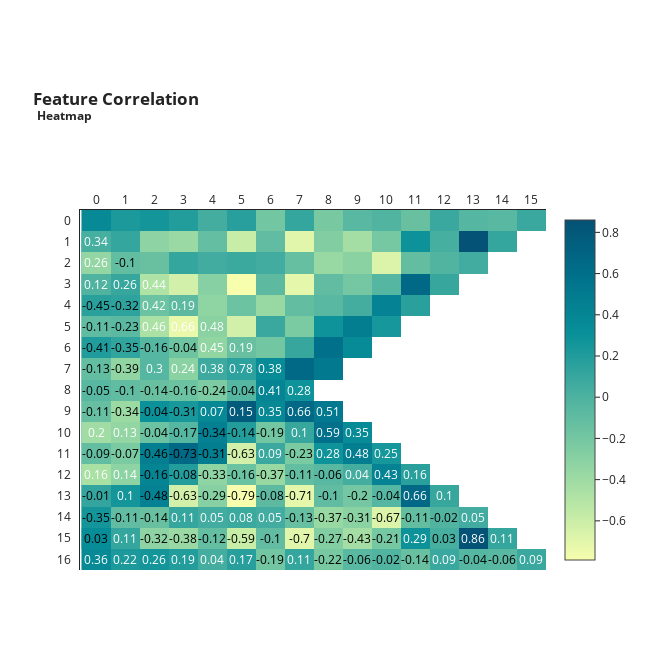

Notebook code for this chart:
### Code cell
plot_correlation(df_train)

### Figure 1 — Plotly figure (JSON) as saved in the notebook; plotly's stock layout.template omitted (floating-point values rounded to 4 significant figures; data arrays with more than 128 entries replaced by an {"elided": "..."} marker saying what was removed)
{"data": [{"colorscale": [[0, "rgb(247, 254, 174)"], [0.1667, "rgb(183, 230, 165)"], [0.3333, "rgb(124, 203, 162)"], [0.5, "rgb(70, 174, 160)"], [0.6667, "rgb(8, 144, 153)"], [0.8333, "rgb(0, 113, 139)"], [1, "rgb(4, 82, 117)"]], "reversescale": false, "showscale": false, "type": "heatmap", "x": [0, 1, 2, 3, 4, 5, 6, 7, 8, 9, 10, 11, 12, 13, 14, 15], "y": [16, 15, 14, 13, 12, 11, 10, 9, 8, 7, 6, 5, 4, 3, 2, 1], "z": {"elided": "16 rows, 136 float values in total"}}, {"colorscale": [[0, "rgb(247, 254, 174)"], [0.1667, "rgb(183, 230, 165)"], [0.3333, "rgb(124, 203, 162)"], [0.5, "rgb(70, 174, 160)"], [0.6667, "rgb(8, 144, 153)"], [0.8333, "rgb(0, 113, 139)"], [1, "rgb(4, 82, 117)"]], "showscale": true, "type": "heatmap", "visible": true, "z": {"elided": "16 rows, 136 float values in total"}}], "layout": {"annotations": [{"font": {"color": "#FFFFFF"}, "showarrow": false, "text": "0.36", "x": 0, "xref": "x", "y": 16, "yref": "y"}, {"font": {"color": "#FFFFFF"}, "showarrow": false, "text": "0.22", "x": 1, "xref": "x", "y": 16, "yref": "y"}, {"font": {"color": "#FFFFFF"}, "showarrow": false, "text": "0.26", "x": 2, "xref": "x", "y": 16, "yref": "y"}, {"font": {"color": "#FFFFFF"}, "showarrow": false, "text": "0.19", "x": 3, "xref": "x", "y": 16, "yref": "y"}, {"font": {"color": "#FFFFFF"}, "showarrow": false, "text": "0.04", "x": 4, "xref": "x", "y": 16, "yref": "y"}, {"font": {"color": "#FFFFFF"}, "showarrow": false, "text": "0.17", "x": 5, "xref": "x", "y": 16, "yref": "y"}, {"font": {"color": "#000000"}, "showarrow": false, "text": "-0.19", "x": 6, "xref": "x", "y": 16, "yref": "y"}, {"font": {"color": "#FFFFFF"}, "showarrow": false, "text": "0.11", "x": 7, "xref": "x", "y": 16, "yref": "y"}, {"font": {"color": "#000000"}, "showarrow": false, "text": "-0.22", "x": 8, "xref": "x", "y": 16, "yref": "y"}, {"font": {"color": "#000000"}, "showarrow": false, "text": "-0.06", "x": 9, "xref": "x", "y": 16, "yref": "y"}, {"font": {"color": "#000000"}, "showarrow": false, "text": "-0.02", "x": 10, "xref": "x", "y": 16, "yref": "y"}, {"font": {"color": "#000000"}, "showarrow": false, "text": "-0.14", "x": 11, "xref": "x", "y": 16, "yref": "y"}, {"font": {"color": "#FFFFFF"}, "showarrow": false, "text": "0.09", "x": 12, "xref": "x", "y": 16, "yref": "y"}, {"font": {"color": "#000000"}, "showarrow": false, "text": "-0.04", "x": 13, "xref": "x", "y": 16, "yref": "y"}, {"font": {"color": "#000000"}, "showarrow": false, "text": "-0.06", "x": 14, "xref": "x", "y": 16, "yref": "y"}, {"font": {"color": "#FFFFFF"}, "showarrow": false, "text": "0.09", "x": 15, "xref": "x", "y": 16, "yref": "y"}, {"font": {"color": "#000000"}, "showarrow": false, "text": "0.03", "x": 0, "xref": "x", "y": 15, "yref": "y"}, {"font": {"color": "#FFFFFF"}, "showarrow": false, "text": "0.11", "x": 1, "xref": "x", "y": 15, "yref": "y"}, {"font": {"color": "#000000"}, "showarrow": false, "text": "-0.32", "x": 2, "xref": "x", "y": 15, "yref": "y"}, {"font": {"color": "#000000"}, "showarrow": false, "text": "-0.38", "x": 3, "xref": "x", "y": 15, "yref": "y"}, {"font": {"color": "#000000"}, "showarrow": false, "text": "-0.12", "x": 4, "xref": "x", "y": 15, "yref": "y"}, {"font": {"color": "#000000"}, "showarrow": false, "text": "-0.59", "x": 5, "xref": "x", "y": 15, "yref": "y"}, {"font": {"color": "#000000"}, "showarrow": false, "text": "-0.1", "x": 6, "xref": "x", "y": 15, "yref": "y"}, {"font": {"color": "#000000"}, "showarrow": false, "text": "-0.7", "x": 7, "xref": "x", "y": 15, "yref": "y"}, {"font": {"color": "#000000"}, "showarrow": false, "text": "-0.27", "x": 8, "xref": "x", "y": 15, "yref": "y"}, {"font": {"color": "#000000"}, "showarrow": false, "text": "-0.43", "x": 9, "xref": "x", "y": 15, "yref": "y"}, {"font": {"color": "#000000"}, "showarrow": false, "text": "-0.21", "x": 10, "xref": "x", "y": 15, "yref": "y"}, {"font": {"color": "#FFFFFF"}, "showarrow": false, "text": "0.29", "x": 11, "xref": "x", "y": 15, "yref": "y"}, {"font": {"color": "#000000"}, "showarrow": false, "text": "0.03", "x": 12, "xref": "x", "y": 15, "yref": "y"}, {"font": {"color": "#FFFFFF"}, "showarrow": false, "text": "0.86", "x": 13, "xref": "x", "y": 15, "yref": "y"}, {"font": {"color": "#FFFFFF"}, "showarrow": false, "text": "0.11", "x": 14, "xref": "x", "y": 15, "yref": "y"}, {"font": {"color": "#000000"}, "showarrow": false, "text": "-0.35", "x": 0, "xref": "x", "y": 14, "yref": "y"}, {"font": {"color": "#000000"}, "showarrow": false, "text": "-0.11", "x": 1, "xref": "x", "y": 14, "yref": "y"}, {"font": {"color": "#000000"}, "showarrow": false, "text": "-0.14", "x": 2, "xref": "x", "y": 14, "yref": "y"}, {"font": {"color": "#FFFFFF"}, "showarrow": false, "text": "0.11", "x": 3, "xref": "x", "y": 14, "yref": "y"}, {"font": {"color": "#FFFFFF"}, "showarrow": false, "text": "0.05", "x": 4, "xref": "x", "y": 14, "yref": "y"}, {"font": {"color": "#FFFFFF"}, "showarrow": false, "text": "0.08", "x": 5, "xref": "x", "y": 14, "yref": "y"}, {"font": {"color": "#FFFFFF"}, "showarrow": false, "text": "0.05", "x": 6, "xref": "x", "y": 14, "yref": "y"}, {"font": {"color": "#000000"}, "showarrow": false, "text": "-0.13", "x": 7, "xref": "x", "y": 14, "yref": "y"}, {"font": {"color": "#000000"}, "showarrow": false, "text": "-0.37", "x": 8, "xref": "x", "y": 14, "yref": "y"}, {"font": {"color": "#000000"}, "showarrow": false, "text": "-0.31", "x": 9, "xref": "x", "y": 14, "yref": "y"}, {"font": {"color": "#000000"}, "showarrow": false, "text": "-0.67", "x": 10, "xref": "x", "y": 14, "yref": "y"}, {"font": {"color": "#000000"}, "showarrow": false, "text": "-0.11", "x": 11, "xref": "x", "y": 14, "yref": "y"}, {"font": {"color": "#000000"}, "showarrow": false, "text": "-0.02", "x": 12, "xref": "x", "y": 14, "yref": "y"}, {"font": {"color": "#FFFFFF"}, "showarrow": false, "text": "0.05", "x": 13, "xref": "x", "y": 14, "yref": "y"}, {"font": {"color": "#000000"}, "showarrow": false, "text": "-0.01", "x": 0, "xref": "x", "y": 13, "yref": "y"}, {"font": {"color": "#FFFFFF"}, "showarrow": false, "text": "0.1", "x": 1, "xref": "x", "y": 13, "yref": "y"}, {"font": {"color": "#000000"}, "showarrow": false, "text": "-0.48", "x": 2, "xref": "x", "y": 13, "yref": "y"}, {"font": {"color": "#000000"}, "showarrow": false, "text": "-0.63", "x": 3, "xref": "x", "y": 13, "yref": "y"}, {"font": {"color": "#000000"}, "showarrow": false, "text": "-0.29", "x": 4, "xref": "x", "y": 13, "yref": "y"}, {"font": {"color": "#000000"}, "showarrow": false, "text": "-0.79", "x": 5, "xref": "x", "y": 13, "yref": "y"}, {"font": {"color": "#000000"}, "showarrow": false, "text": "-0.08", "x": 6, "xref": "x", "y": 13, "yref": "y"}, {"font": {"color": "#000000"}, "showarrow": false, "text": "-0.71", "x": 7, "xref": "x", "y": 13, "yref": "y"}, {"font": {"color": "#000000"}, "showarrow": false, "text": "-0.1", "x": 8, "xref": "x", "y": 13, "yref": "y"}, {"font": {"color": "#000000"}, "showarrow": false, "text": "-0.2", "x": 9, "xref": "x", "y": 13, "yref": "y"}, {"font": {"color": "#000000"}, "showarrow": false, "text": "-0.04", "x": 10, "xref": "x", "y": 13, "yref": "y"}, {"font": {"color": "#FFFFFF"}, "showarrow": false, "text": "0.66", "x": 11, "xref": "x", "y": 13, "yref": "y"}, {"font": {"color": "#FFFFFF"}, "showarrow": false, "text": "0.1", "x": 12, "xref": "x", "y": 13, "yref": "y"}, {"font": {"color": "#FFFFFF"}, "showarrow": false, "text": "0.16", "x": 0, "xref": "x", "y": 12, "yref": "y"}, {"font": {"color": "#FFFFFF"}, "showarrow": false, "text": "0.14", "x": 1, "xref": "x", "y": 12, "yref": "y"}, {"font": {"color": "#000000"}, "showarrow": false, "text": "-0.16", "x": 2, "xref": "x", "y": 12, "yref": "y"}, {"font": {"color": "#000000"}, "showarrow": false, "text": "-0.08", "x": 3, "xref": "x", "y": 12, "yref": "y"}, {"font": {"color": "#000000"}, "showarrow": false, "text": "-0.33", "x": 4, "xref": "x", "y": 12, "yref": "y"}, {"font": {"color": "#000000"}, "showarrow": false, "text": "-0.16", "x": 5, "xref": "x", "y": 12, "yref": "y"}, {"font": {"color": "#000000"}, "showarrow": false, "text": "-0.37", "x": 6, "xref": "x", "y": 12, "yref": "y"}, {"font": {"color": "#000000"}, "showarrow": false, "text": "-0.11", "x": 7, "xref": "x", "y": 12, "yref": "y"}, {"font": {"color": "#000000"}, "showarrow": false, "text": "-0.06", "x": 8, "xref": "x", "y": 12, "yref": "y"}, {"font": {"color": "#FFFFFF"}, "showarrow": false, "text": "0.04", "x": 9, "xref": "x", "y": 12, "yref": "y"}, {"font": {"color": "#FFFFFF"}, "showarrow": false, "text": "0.43", "x": 10, "xref": "x", "y": 12, "yref": "y"}, {"font": {"color": "#FFFFFF"}, "showarrow": false, "text": "0.16", "x": 11, "xref": "x", "y": 12, "yref": "y"}, {"font": {"color": "#000000"}, "showarrow": false, "text": "-0.09", "x": 0, "xref": "x", "y": 11, "yref": "y"}, {"font": {"color": "#000000"}, "showarrow": false, "text": "-0.07", "x": 1, "xref": "x", "y": 11, "yref": "y"}, {"font": {"color": "#000000"}, "showarrow": false, "text": "-0.46", "x": 2, "xref": "x", "y": 11, "yref": "y"}, {"font": {"color": "#000000"}, "showarrow": false, "text": "-0.73", "x": 3, "xref": "x", "y": 11, "yref": "y"}, {"font": {"color": "#000000"}, "showarrow": false, "text": "-0.31", "x": 4, "xref": "x", "y": 11, "yref": "y"}, {"font": {"color": "#000000"}, "showarrow": false, "text": "-0.63", "x": 5, "xref": "x", "y": 11, "yref": "y"}, {"font": {"color": "#FFFFFF"}, "showarrow": false, "text": "0.09", "x": 6, "xref": "x", "y": 11, "yref": "y"}, {"font": {"color": "#000000"}, "showarrow": false, "text": "-0.23", "x": 7, "xref": "x", "y": 11, "yref": "y"}, {"font": {"color": "#FFFFFF"}, "showarrow": false, "text": "0.28", "x": 8, "xref": "x", "y": 11, "yref": "y"}, {"font": {"color": "#FFFFFF"}, "showarrow": false, "text": "0.48", "x": 9, "xref": "x", "y": 11, "yref": "y"}, {"font": {"color": "#FFFFFF"}, "showarrow": false, "text": "0.25", "x": 10, "xref": "x", "y": 11, "yref": "y"}, {"font": {"color": "#FFFFFF"}, "showarrow": false, "text": "0.2", "x": 0, "xref": "x", "y": 10, "yref": "y"}, {"font": {"color": "#FFFFFF"}, "showarrow": false, "text": "0.13", "x": 1, "xref": "x", "y": 10, "yref": "y"}, {"font": {"color": "#000000"}, "showarrow": false, "text": "-0.04", "x": 2, "xref": "x", "y": 10, "yref": "y"}, {"font": {"color": "#000000"}, "showarrow": false, "text": "-0.17", "x": 3, "xref": "x", "y": 10, "yref": "y"}, {"font": {"color": "#000000"}, "showarrow": false, "text": "-0.34", "x": 4, "xref": "x", "y": 10, "yref": "y"}, {"font": {"color": "#000000"}, "showarrow": false, "text": "-0.14", "x": 5, "xref": "x", "y": 10, "yref": "y"}, {"font": {"color": "#000000"}, "showarrow": false, "text": "-0.19", "x": 6, "xref": "x", "y": 10, "yref": "y"}, {"font": {"color": "#FFFFFF"}, "showarrow": false, "text": "0.1", "x": 7, "xref": "x", "y": 10, "yref": "y"}, {"font": {"color": "#FFFFFF"}, "showarrow": false, "text": "0.59", "x": 8, "xref": "x", "y": 10, "yref": "y"}, {"font": {"color": "#FFFFFF"}, "showarrow": false, "text": "0.35", "x": 9, "xref": "x", "y": 10, "yref": "y"}, {"font": {"color": "#000000"}, "showarrow": false, "text": "-0.11", "x": 0, "xref": "x", "y": 9, "yref": "y"}, {"font": {"color": "#000000"}, "showarrow": false, "text": "-0.34", "x": 1, "xref": "x", "y": 9, "yref": "y"}, {"font": {"color": "#000000"}, "showarrow": false, "text": "-0.04", "x": 2, "xref": "x", "y": 9, "yref": "y"}, {"font": {"color": "#000000"}, "showarrow": false, "text": "-0.31", "x": 3, "xref": "x", "y": 9, "yref": "y"}, {"font": {"color": "#FFFFFF"}, "showarrow": false, "text": "0.07", "x": 4, "xref": "x", "y": 9, "yref": "y"}, {"font": {"color": "#FFFFFF"}, "showarrow": false, "text": "0.15", "x": 5, "xref": "x", "y": 9, "yref": "y"}, {"font": {"color": "#FFFFFF"}, "showarrow": false, "text": "0.35", "x": 6, "xref": "x", "y": 9, "yref": "y"}, {"font": {"color": "#FFFFFF"}, "showarrow": false, "text": "0.66", "x": 7, "xref": "x", "y": 9, "yref": "y"}, {"font": {"color": "#FFFFFF"}, "showarrow": false, "text": "0.51", "x": 8, "xref": "x", "y": 9, "yref": "y"}, {"font": {"color": "#000000"}, "showarrow": false, "text": "-0.05", "x": 0, "xref": "x", "y": 8, "yref": "y"}, {"font": {"color": "#000000"}, "showarrow": false, "text": "-0.1", "x": 1, "xref": "x", "y": 8, "yref": "y"}, {"font": {"color": "#000000"}, "showarrow": false, "text": "-0.14", "x": 2, "xref": "x", "y": 8, "yref": "y"}, {"font": {"color": "#000000"}, "showarrow": false, "text": "-0.16", "x": 3, "xref": "x", "y": 8, "yref": "y"}, {"font": {"color": "#000000"}, "showarrow": false, "text": "-0.24", "x": 4, "xref": "x", "y": 8, "yref": "y"}, {"font": {"color": "#000000"}, "showarrow": false, "text": "-0.04", "x": 5, "xref": "x", "y": 8, "yref": "y"}, {"font": {"color": "#FFFFFF"}, "showarrow": false, "text": "0.41", "x": 6, "xref": "x", "y": 8, "yref": "y"}, {"font": {"color": "#FFFFFF"}, "showarrow": false, "text": "0.28", "x": 7, "xref": "x", "y": 8, "yref": "y"}, {"font": {"color": "#000000"}, "showarrow": false, "text": "-0.13", "x": 0, "xref": "x", "y": 7, "yref": "y"}, {"font": {"color": "#000000"}, "showarrow": false, "text": "-0.39", "x": 1, "xref": "x", "y": 7, "yref": "y"}, {"font": {"color": "#FFFFFF"}, "showarrow": false, "text": "0.3", "x": 2, "xref": "x", "y": 7, "yref": "y"}, {"font": {"color": "#FFFFFF"}, "showarrow": false, "text": "0.24", "x": 3, "xref": "x", "y": 7, "yref": "y"}, {"font": {"color": "#FFFFFF"}, "showarrow": false, "text": "0.38", "x": 4, "xref": "x", "y": 7, "yref": "y"}, {"font": {"color": "#FFFFFF"}, "showarrow": false, "text": "0.78", "x": 5, "xref": "x", "y": 7, "yref": "y"}, {"font": {"color": "#FFFFFF"}, "showarrow": false, "text": "0.38", "x": 6, "xref": "x", "y": 7, "yref": "y"}, {"font": {"color": "#000000"}, "showarrow": false, "text": "-0.41", "x": 0, "xref": "x", "y": 6, "yref": "y"}, {"font": {"color": "#000000"}, "showarrow": false, "text": "-0.35", "x": 1, "xref": "x", "y": 6, "yref": "y"}, {"font": {"color": "#000000"}, "showarrow": false, "text": "-0.16", "x": 2, "xref": "x", "y": 6, "yref": "y"}, {"font": {"color": "#000000"}, "showarrow": false, "text": "-0.04", "x": 3, "xref": "x", "y": 6, "yref": "y"}, {"font": {"color": "#FFFFFF"}, "showarrow": false, "text": "0.45", "x": 4, "xref": "x", "y": 6, "yref": "y"}, {"font": {"color": "#FFFFFF"}, "showarrow": false, "text": "0.19", "x": 5, "xref": "x", "y": 6, "yref": "y"}, {"font": {"color": "#000000"}, "showarrow": false, "text": "-0.11", "x": 0, "xref": "x", "y": 5, "yref": "y"}, {"font": {"color": "#000000"}, "showarrow": false, "text": "-0.23", "x": 1, "xref": "x", "y": 5, "yref": "y"}, {"font": {"color": "#FFFFFF"}, "showarrow": false, "text": "0.46", "x": 2, "xref": "x", "y": 5, "yref": "y"}, {"font": {"color": "#FFFFFF"}, "showarrow": false, "text": "0.66", "x": 3, "xref": "x", "y": 5, "yref": "y"}, {"font": {"color": "#FFFFFF"}, "showarrow": false, "text": "0.48", "x": 4, "xref": "x", "y": 5, "yref": "y"}, {"font": {"color": "#000000"}, "showarrow": false, "text": "-0.45", "x": 0, "xref": "x", "y": 4, "yref": "y"}, {"font": {"color": "#000000"}, "showarrow": false, "text": "-0.32", "x": 1, "xref": "x", "y": 4, "yref": "y"}, {"font": {"color": "#FFFFFF"}, "showarrow": false, "text": "0.42", "x": 2, "xref": "x", "y": 4, "yref": "y"}, {"font": {"color": "#FFFFFF"}, "showarrow": false, "text": "0.19", "x": 3, "xref": "x", "y": 4, "yref": "y"}, {"font": {"color": "#FFFFFF"}, "showarrow": false, "text": "0.12", "x": 0, "xref": "x", "y": 3, "yref": "y"}, {"font": {"color": "#FFFFFF"}, "showarrow": false, "text": "0.26", "x": 1, "xref": "x", "y": 3, "yref": "y"}, {"font": {"color": "#FFFFFF"}, "showarrow": false, "text": "0.44", "x": 2, "xref": "x", "y": 3, "yref": "y"}, {"font": {"color": "#FFFFFF"}, "showarrow": false, "text": "0.26", "x": 0, "xref": "x", "y": 2, "yref": "y"}, {"font": {"color": "#000000"}, "showarrow": false, "text": "-0.1", "x": 1, "xref": "x", "y": 2, "yref": "y"}, {"font": {"color": "#FFFFFF"}, "showarrow": false, "text": "0.34", "x": 0, "xref": "x", "y": 1, "yref": "y"}], "height": 650, "margin": {"l": 80, "t": 210}, "title": {"text": "<b>Feature Correlation <br> <sup>Heatmap</sup></b>"}, "width": 650, "xaxis": {"dtick": 1, "gridcolor": "rgb(0, 0, 0)", "side": "top", "ticks": ""}, "yaxis": {"autorange": "reversed", "dtick": 1, "ticks": "", "ticksuffix": "  "}}}
